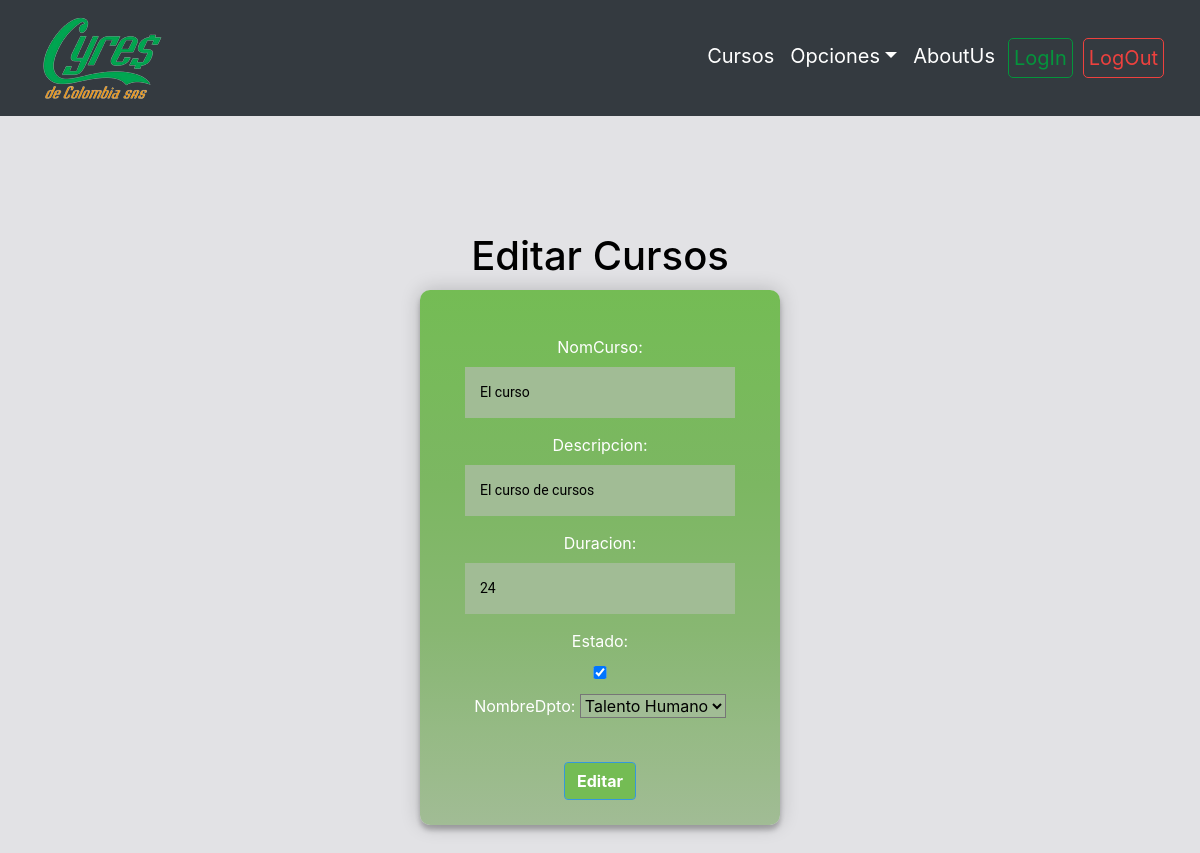
Screenshot of /editar/14/ with the database file from the repository.
### contenido/models.py (models this page shows, shortened)
class gestionCursos(models.Model):
    nomCurso=models.CharField(max_length=100)
    descripcion=models.CharField(max_length=1000)
    duracion=models.CharField(max_length=3)
    estado=models.BooleanField(default=False)
    nombreDpto=models.ForeignKey(Dpto, on_delete=models.CASCADE, null=False)

class Dpto(models.Model):
    nombreDpto=models.CharField(max_length=100)
    def __str__(self):
        return self.nombreDpto

### contenido/views.py (the view)
# urls.py: path('editar/<int:curso_id>/', views.editar,name="editar"),
def editar(request,curso_id):
    Curso=gestionCursos.objects.get(id=curso_id)
    if request.method=="POST":
        form=agregarCurso(request.POST, instance=Curso)
        if form.is_valid():
            form.save()
            messages.success(request, "Editado con exito")
        return redirect("home")
    else:
        form=agregarCurso(instance=Curso)
    context={"form":form}
    return render(request,"editar.html",context)

### contenido/forms.py
class agregarCurso(forms.ModelForm):
    class Meta:
        model= gestionCursos
        fields=('nomCurso','descripcion','duracion','estado','nombreDpto')

### contenido/Templates/editar.html (shortened to what this page needs)
{% extends 'layout.html' %}
{% load static %}
{% block content %}
<link rel="stylesheet" type="text/css"  href=" {% static 'css/agregar.css' %}">
<div class="login-page">
    <h1>Editar Cursos</h1>
        <div class="form">
            <form method="post">
                <div class="form-group">
                    {{ form }}
                </div>
                <button type="submit" class="btn third">Editar</button>
            </form>
        </div>
    </div>
{% endblock %}

### static/css/layout.css (style rules this page uses)
* { padding: 0; margin: 0; box-sizing: border-box; }

### static/css/agregar.css (style rules this page uses)
.login-page { width: 360px; padding: 8% 0 0; margin: 0 auto; text-align: center; color: white; }
.form { position: relative; background: linear-gradient(to bottom, #74bc54, #76bb58, #78ba5b, #7ab85f, #7cb762, #80b767, #84b76d, #88b772, #8eb87b, #95ba84, #9bbb8c, #a1bc95); max-width: 360px; margin: 0 auto 100px; padding: 45px; text-align: center; box-shadow: 0 0 20px 0 rgba(0, 0, 0, 0.2), 0 5px 5px 0 rgba(0, 0, 0, 0.24); border-radius: 10px; }
.form input { font-family: "Roboto", sans-serif; outline: 0; background: #f2f2f2; width: 100%; border: 0; margin: 0 0 15px; padding: 15px; box-sizing: border-box; font-size: 14px; }
.third { border-color: #3498db; color: #fff; font-weight: bold ; box-shadow: 0 0 40px 40px #74bc54 inset, 0 0 0 0 #74bc54; -webkit-transition: all 150ms ease-in-out; transition: all 150ms ease-in-out; position: relative; top: 20px; }
#id_nomCurso,#id_descripcion,#id_duracion,#id_estado,#id_nombreDpto { background-color:#a1bc95; border-color: #74bc54 2px solid; }

### contenido/Templates/editar.html (style rules this page uses)
h1 { position:relative; color: black; top:20px; margin:0 auto; width:360px; padding-bottom: 30px; }
body { background-color: #e2e2e5; }

### rows the page displays
gestionCursos: nomCurso "El curso", descripcion "El curso de cursos", duracion "24", estado "☑"
Dpto: nombreDpto "Talento Humano"
